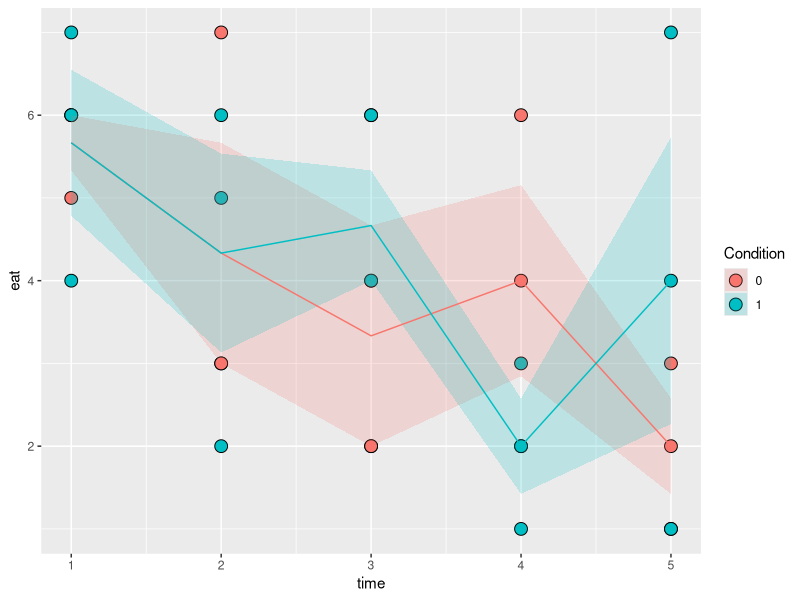

The R source for this figure:
library(tidyverse)
set.seed(12345)
eat <- sample(1:7, size = 30, replace = T)
df <- data.frame(
  Condition = rep(c(0, 1), each = 15),
  time = c(1, 2, 3, 4, 5),
  eat = eat
)
df$Condition <- as.factor(df$Condition)

ggplot(df, aes(x = time, y = eat, fill = Condition)) +
  geom_point(size = 4, shape = 21, colour = "black") +
  stat_summary(geom = "ribbon", fun.data = mean_se, alpha = 0.2) +
  stat_summary(
    mapping = aes(colour = Condition),
    geom = "line",
    fun.y = mean,
    show.legend = FALSE
    )
